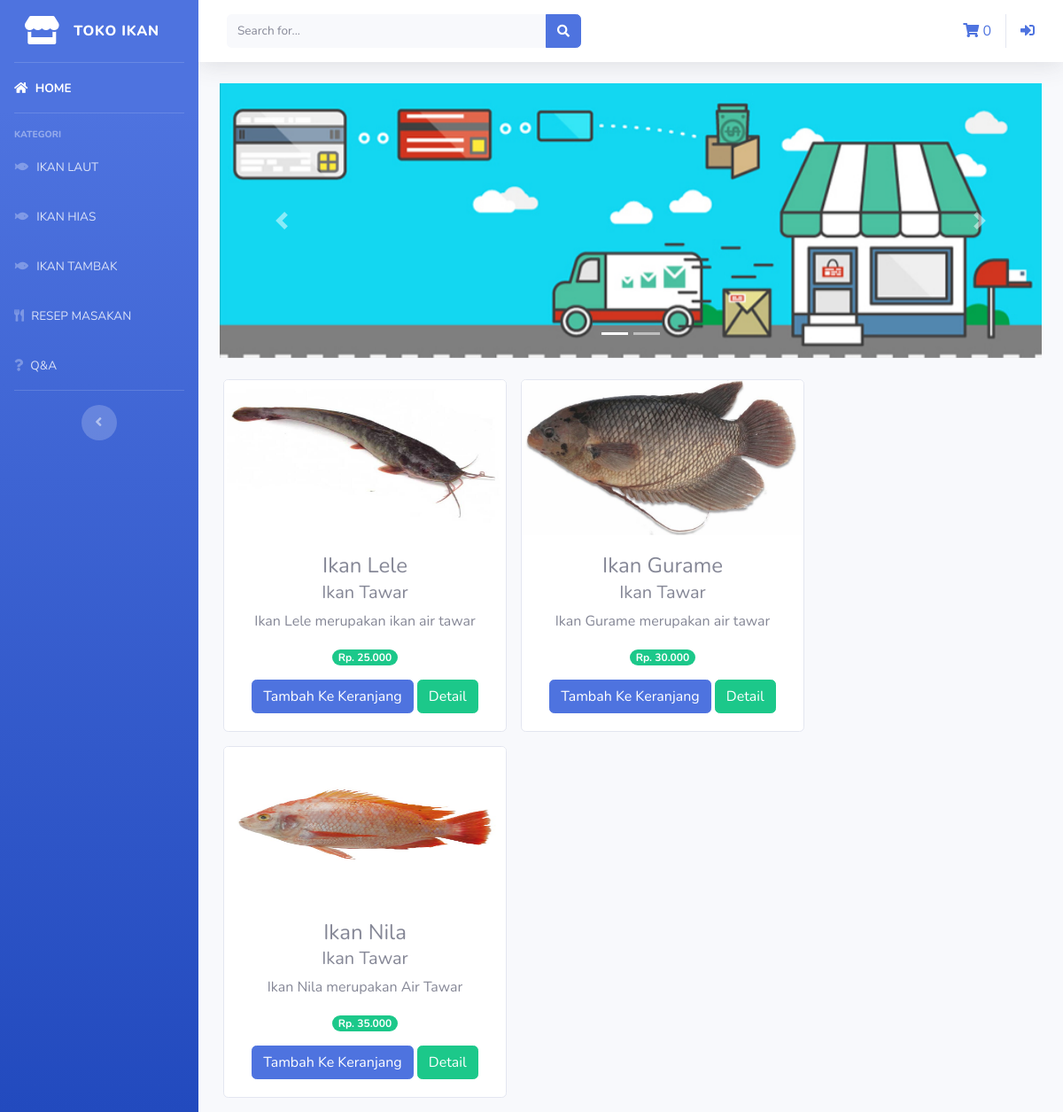
The page /index.php/kategori/tawar on the database its author committed.
### tables this page shows
CREATE TABLE `tabel_barang` (
  `id` int(11) NOT NULL,
  `nama_barang` varchar(100) NOT NULL,
  `keterangan` varchar(50) NOT NULL,
  `kategori` varchar(50) NOT NULL,
  `harga` varchar(20) NOT NULL,
  `stock` int(11) NOT NULL,
  `gambar` text NOT NULL,
  `wilayah` text NOT NULL,
  `manfaat` text NOT NULL,
  `makanan` text NOT NULL,
  `tipe` varchar(100) NOT NULL,
  `gizi` varchar(500) NOT NULL
);

### application/controllers/Kategori.php (called while the page is built, shortened)
<?php
class Kategori extends CI_Controller {
public function tawar()
{
   $data['tawar'] = $this->Model_kategori->data_tawar()->result();
   $this->load->view('template/header');
   $this->load->view('template/sidebar');
   $this->load->view('tawar',$data);
   $this->load->view('template/footer');
}
}

### index.php (called while the page is built, shortened)
<?php
require_once BASEPATH.'core/CodeIgniter.php';

### application/models/Model_kategori.php (called while the page is built, shortened)
<?php
class Model_kategori extends CI_Model {
public function data_tawar(){
    return $this->db->get_where('tabel_barang',array('kategori' => 'Ikan Tawar'));
}
}

### application/views/tawar.php (the view, shortened to what this page needs)
<div class="container-fluid">
<div id="carouselExampleIndicators" class="carousel slide" data-ride="carousel">
    <ol class="carousel-indicators">
        <li data-target="#carouselExampleIndicators" data-slide-to="0" class="active"></li>
        <li data-target="#carouselExampleIndicators" data-slide-to="1"></li>
    </ol>
    <div class="carousel-inner">
        <div class="carousel-item active">
        <img src="<?php echo base_url('assets/img/slider1.jpg')?>" class="d-block w-100" alt="...">
        </div>
    </div>
    <a class="carousel-control-prev" href="#carouselExampleIndicators" role="button" data-slide="prev">
        <span class="carousel-control-prev-icon" aria-hidden="true"></span>
    </a>
    <a class="carousel-control-next" href="#carouselExampleIndicators" role="button" data-slide="next">
        <span class="carousel-control-next-icon" aria-hidden="true"></span>
    </a>
    </div>
    <div class="row text-center mt-4">
        <?php foreach ($tawar as $i) : ?>
            <div class="card ml-3 mb-3" style="width: 20rem;">
            <img src="<?php echo base_url().'/assets/img/'.$i->gambar ?>"class="card-img-top" alt="..." height="175" width="10">
            <div class="card-body">
            <h4 class="card-title mb-1"><?php echo $i->nama_barang ?></h4>
            <h5><?php echo $i->kategori ?></h5>
            <p class="card-text"><?php echo $i->keterangan ?></p>
            <span class="badge badge-pill badge-success mb-3">Rp. <?php echo number_format($i->harga,0,',','.')  ?></span><br>
            <?php echo anchor('Dashboard/tambah_ke_keranjang/'.$i->id,'<div class="btn btn-primary">Tambah Ke Keranjang</div>') ?>
            <?php echo anchor('Dashboard/detail/'.$i->id,'<div class="btn btn-success">Detail</div>') ?>
        </div>
    </div>
        <?php endforeach ?>
    </div>
</div>

### rows shown on the page
tabel_barang: gambar (picture), nama_barang "Ikan Lele", kategori "Ikan Tawar", keterangan "Ikan Lele merupakan ikan air tawar", harga "25.000", id "Tambah Ke Keranjang", id "Detail"
tabel_barang: gambar (picture), nama_barang "Ikan Gurame", kategori "Ikan Tawar", keterangan "Ikan Gurame merupakan air tawar", harga "30.000", id "Tambah Ke Keranjang", id "Detail"
tabel_barang: gambar (picture), nama_barang "Ikan Nila", kategori "Ikan Tawar", keterangan "Ikan Nila merupakan Air Tawar", harga "35.000", id "Tambah Ke Keranjang", id "Detail"

### other values the page prints
$this->cart->total_items() "0"
